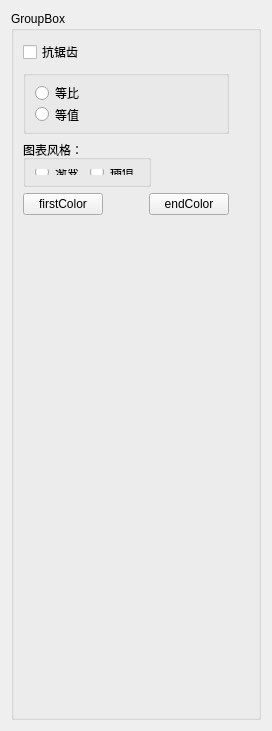
     <widget class="QWidget" name="tab_2">
      <attribute name="title">
       <string>等位图</string>
      </attribute>
      <layout class="QGridLayout" name="gridLayout_8">
       <item row="0" column="0">
        <widget class="QGroupBox" name="groupBox_7">
         <property name="title">
          <string>GroupBox</string>
         </property>
         <layout class="QGridLayout" name="gridLayout_11">
          <item row="0" column="0">
           <layout class="QHBoxLayout" name="horizontalLayout_18">
            <item>
             <widget class="QCheckBox" name="concheckBox">
              <property name="text">
               <string>抗锯齿</string>
              </property>
             </widget>
            </item>
            <item>
             <spacer name="horizontalSpacer_16">
              <property name="orientation">
               <enum>Qt::Horizontal</enum>
              </property>
              <property name="sizeHint" stdset="0">
               <size>
                <width>40</width>
                <height>20</height>
               </size>
              </property>
             </spacer>
            </item>
           </layout>
          </item>
          <item row="1" column="0">
           <widget class="QGroupBox" name="groupBox_8">
            <property name="minimumSize">
             <size>
              <width>0</width>
              <height>64</height>
             </size>
            </property>
            <property name="maximumSize">
             <size>
              <width>16777215</width>
              <height>64</height>
             </size>
            </property>
            <property name="title">
             <string/>
            </property>
            <layout class="QGridLayout" name="gridLayout_10">
             <item row="0" column="0">
              <widget class="QRadioButton" name="raidoOfequality">
               <property name="text">
                <string>等比</string>
               </property>
              </widget>
             </item>
             <item row="1" column="0">
              <widget class="QRadioButton" name="equivalent">
               <property name="text">
                <string>等值</string>
               </property>
              </widget>
             </item>
            </layout>
           </widget>
          </item>
          <item row="2" column="0">
           <layout class="QHBoxLayout" name="horizontalLayout_26">
            <item>
             <widget class="QGroupBox" name="groupBox_10">
              <property name="minimumSize">
               <size>
                <width>0</width>
                <height>47</height>
               </size>
              </property>
              <property name="maximumSize">
               <size>
                <width>16777215</width>
                <height>47</height>
               </size>
              </property>
              <property name="title">
               <string>图表风格：</string>
              </property>
              <layout class="QGridLayout" name="gridLayout_12">
               <item row="0" column="0">
                <layout class="QHBoxLayout" name="horizontalLayout_25">
                 <item>
                  <widget class="QRadioButton" name="ScaledColors">
                   <property name="text">
                    <string>渐变</string>
                   </property>
                  </widget>
                 </item>
                 <item>
                  <widget class="QRadioButton" name="FixedColors">
                   <property name="text">
                    <string>插值</string>
                   </property>
                  </widget>
                 </item>
                </layout>
               </item>
              </layout>
             </widget>
            </item>
            <item>
             <spacer name="horizontalSpacer_20">
              <property name="orientation">
               <enum>Qt::Horizontal</enum>
              </property>
              <property name="sizeHint" stdset="0">
               <size>
                <width>40</width>
                <height>20</height>
               </size>
              </property>
             </spacer>
            </item>
           </layout>
          </item>
          <item row="3" column="0">
           <layout class="QHBoxLayout" name="horizontalLayout_19">
            <item>
             <widget class="QPushButton" name="firstColorBtn">
              <property name="text">
               <string>firstColor</string>
              </property>
             </widget>
            </item>
            <item>
             <spacer name="horizontalSpacer_19">
              <property name="orientation">
               <enum>Qt::Horizontal</enum>
              </property>
              <property name="sizeHint" stdset="0">
               <size>
                <width>40</width>
                <height>20</height>
               </size>
              </property>
             </spacer>
            </item>
            <item>
             <widget class="QPushButton" name="endColorBtn">
              <property name="text">
               <string>endColor</string>
              </property>
             </widget>
            </item>
           </layout>
          </item>
          <item row="4" column="0">
           <widget class="QWidget" name="colorscale" native="true">
            <property name="minimumSize">
             <size>
              <width>0</width>
              <height>100</height>
             </size>
            </property>
            <property name="maximumSize">
             <size>
              <width>16777215</width>
              <height>100</height>
             </size>
            </property>
            <property name="styleSheet">
             <string notr="true">border-color: rgb(0, 0, 0);</string>
            </property>
           </widget>
          </item>
          <item row="5" column="1">
           <spacer name="verticalSpacer_2">
            <property name="orientation">
             <enum>Qt::Vertical</enum>
            </property>
            <property name="sizeHint" stdset="0">
             <size>
              <width>20</width>
              <height>387</height>
             </size>
            </property>
           </spacer>
          </item>
         </layout>
        </widget>
       </item>
      </layout>
     </widget>
